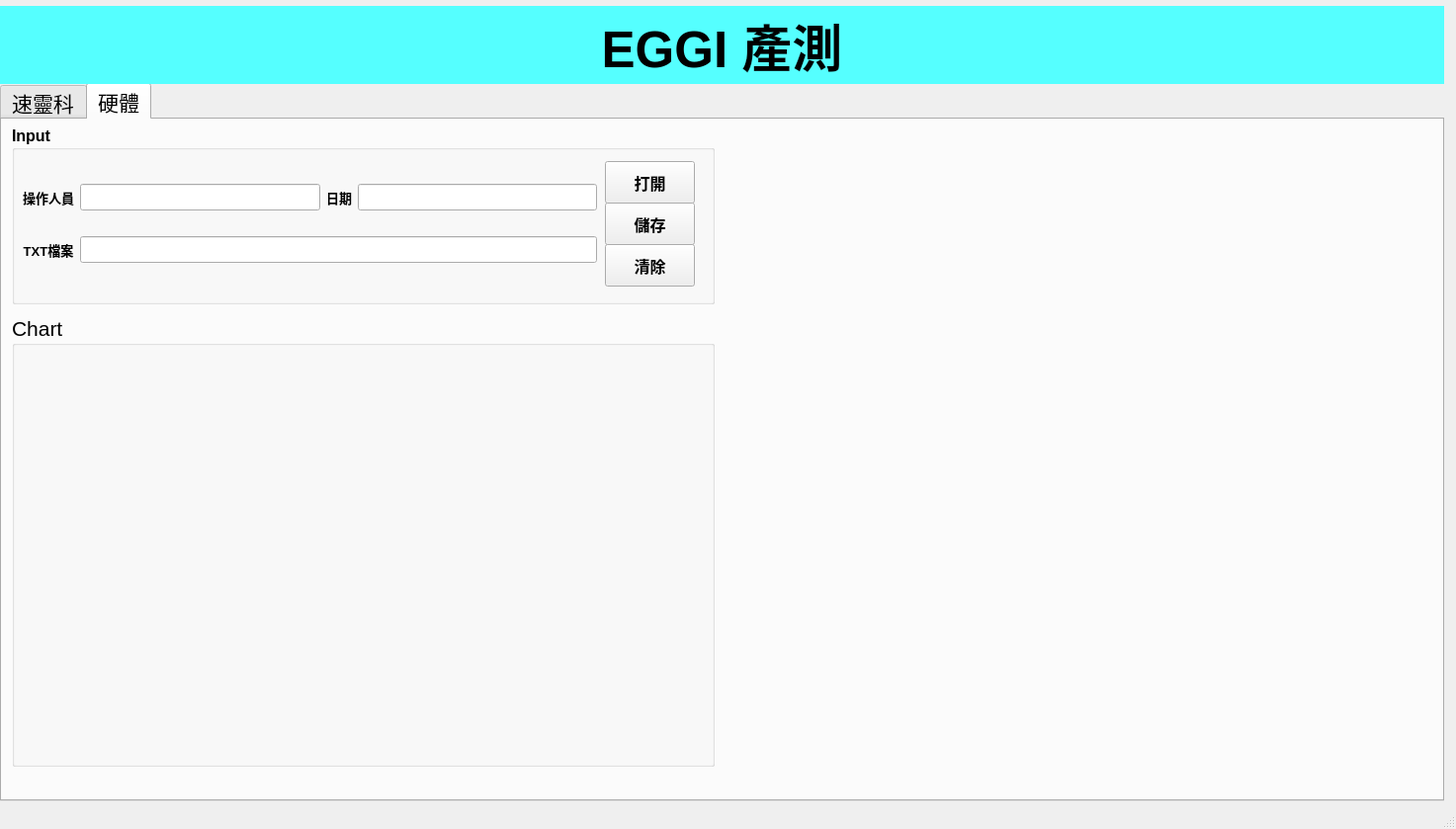
<?xml version="1.0" encoding="UTF-8"?>
<ui version="4.0">
 <class>MainWindow</class>
 <widget class="QMainWindow" name="MainWindow">
  <property name="geometry">
   <rect>
    <x>0</x>
    <y>0</y>
    <width>1473</width>
    <height>839</height>
   </rect>
  </property>
  <property name="windowTitle">
   <string>MainWindow</string>
  </property>
  <widget class="QWidget" name="centralwidget">
   <widget class="QTabWidget" name="tabWidget">
    <property name="geometry">
     <rect>
      <x>0</x>
      <y>84</y>
      <width>1461</width>
      <height>727</height>
     </rect>
    </property>
    <property name="font">
     <font>
      <pointsize>16</pointsize>
     </font>
    </property>
    <property name="currentIndex">
     <number>1</number>
    </property>
    <widget class="QWidget" name="tab_Sulink">
     <attribute name="title">
      <string>速靈科</string>
     </attribute>
     <widget class="QGroupBox" name="Input_box">
      <property name="geometry">
       <rect>
        <x>10</x>
        <y>6</y>
        <width>711</width>
        <height>181</height>
       </rect>
      </property>
      <property name="font">
       <font>
        <pointsize>12</pointsize>
        <weight>75</weight>
        <italic>false</italic>
        <bold>true</bold>
        <underline>false</underline>
        <strikeout>false</strikeout>
        <kerning>true</kerning>
       </font>
      </property>
      <property name="styleSheet">
       <string notr="true"/>
      </property>
      <property name="title">
       <string>Input</string>
      </property>
      <widget class="QPushButton" name="btn_opentxt">
       <property name="geometry">
        <rect>
         <x>600</x>
         <y>36</y>
         <width>91</width>
         <height>43</height>
        </rect>
       </property>
       <property name="font">
        <font>
         <pointsize>12</pointsize>
         <weight>75</weight>
         <italic>false</italic>
         <bold>true</bold>
         <underline>false</underline>
         <strikeout>false</strikeout>
         <kerning>true</kerning>
        </font>
       </property>
       <property name="text">
        <string>打開</string>
       </property>
      </widget>
      <widget class="QPushButton" name="btn_save">
       <property name="geometry">
        <rect>
         <x>600</x>
         <y>78</y>
         <width>91</width>
         <height>43</height>
        </rect>
       </property>
       <property name="font">
        <font>
         <pointsize>12</pointsize>
         <weight>75</weight>
         <italic>false</italic>
         <bold>true</bold>
         <underline>false</underline>
         <strikeout>false</strikeout>
         <kerning>true</kerning>
        </font>
       </property>
       <property name="text">
        <string>儲存</string>
       </property>
      </widget>
      <widget class="QPushButton" name="btn_clean">
       <property name="geometry">
        <rect>
         <x>600</x>
         <y>120</y>
         <width>91</width>
         <height>43</height>
        </rect>
       </property>
       <property name="font">
        <font>
         <pointsize>12</pointsize>
         <weight>75</weight>
         <italic>false</italic>
         <bold>true</bold>
         <underline>false</underline>
         <strikeout>false</strikeout>
         <kerning>true</kerning>
        </font>
       </property>
       <property name="text">
        <string>清除</string>
       </property>
      </widget>
      <widget class="QWidget" name="layoutWidget">
       <property name="geometry">
        <rect>
         <x>11</x>
         <y>39</y>
         <width>581</width>
         <height>121</height>
        </rect>
       </property>
       <layout class="QGridLayout" name="gridLayout_2">
        <item row="0" column="0">
         <widget class="QLabel" name="label_name">
          <property name="font">
           <font>
            <pointsize>10</pointsize>
            <weight>75</weight>
            <italic>false</italic>
            <bold>true</bold>
            <underline>false</underline>
            <strikeout>false</strikeout>
            <kerning>true</kerning>
           </font>
          </property>
          <property name="text">
           <string>操作人員</string>
          </property>
          <property name="alignment">
           <set>Qt::AlignCenter</set>
          </property>
         </widget>
        </item>
        <item row="0" column="1">
         <widget class="QLineEdit" name="input_name"/>
        </item>
        <item row="0" column="2">
         <widget class="QLabel" name="label_datetime">
          <property name="font">
           <font>
            <pointsize>10</pointsize>
            <weight>75</weight>
            <italic>false</italic>
            <bold>true</bold>
            <underline>false</underline>
            <strikeout>false</strikeout>
            <kerning>true</kerning>
           </font>
          </property>
          <property name="text">
           <string>日期</string>
          </property>
          <property name="alignment">
           <set>Qt::AlignCenter</set>
          </property>
         </widget>
        </item>
        <item row="0" column="3">
         <widget class="QLineEdit" name="output_datetime"/>
        </item>
        <item row="1" column="0">
         <widget class="QLabel" name="label_txt_2">
          <property name="font">
           <font>
            <pointsize>10</pointsize>
            <weight>75</weight>
            <italic>false</italic>
            <bold>true</bold>
            <underline>false</underline>
            <strikeout>false</strikeout>
            <kerning>true</kerning>
           </font>
          </property>
          <property name="text">
           <string>TXT檔案</string>
          </property>
          <property name="alignment">
           <set>Qt::AlignCenter</set>
          </property>
         </widget>
        </item>
        <item row="1" column="1" colspan="3">
         <widget class="QLineEdit" name="input_file"/>
        </item>
       </layout>
      </widget>
     </widget>
     <widget class="QGroupBox" name="Chart_box">
      <property name="geometry">
       <rect>
        <x>10</x>
        <y>192</y>
        <width>711</width>
        <height>481</height>
       </rect>
      </property>
      <property name="font">
       <font>
        <pointsize>12</pointsize>
        <weight>75</weight>
        <bold>true</bold>
       </font>
      </property>
      <property name="title">
       <string>Chart</string>
      </property>
      <widget class="QSplitter" name="splitter_2">
       <property name="geometry">
        <rect>
         <x>16</x>
         <y>156</y>
         <width>0</width>
         <height>0</height>
        </rect>
       </property>
       <property name="orientation">
        <enum>Qt::Vertical</enum>
       </property>
       <widget class="QWidget" name="widget_6" native="true">
        <property name="styleSheet">
         <string notr="true">background-color: rgb(255, 255, 255);</string>
        </property>
       </widget>
       <widget class="QWidget" name="widget_7" native="true">
        <property name="styleSheet">
         <string notr="true">background-color: rgb(255, 255, 255);</string>
        </property>
       </widget>
       <widget class="QWidget" name="widget_8" native="true">
        <property name="styleSheet">
         <string notr="true">background-color: rgb(255, 255, 255);</string>
        </property>
       </widget>
       <widget class="QWidget" name="widget_5" native="true">
        <property name="styleSheet">
         <string notr="true">background-color: rgb(255, 255, 255);</string>
        </property>
       </widget>
      </widget>
      <widget class="QWidget" name="layoutWidget_2">
       <property name="geometry">
        <rect>
         <x>10</x>
         <y>36</y>
         <width>691</width>
         <height>427</height>
        </rect>
       </property>
       <layout class="QGridLayout" name="gridLayout_3">
        <item row="3" column="1">
         <widget class="QPushButton" name="ch6_display">
          <property name="text">
           <string>顯示CH6</string>
          </property>
         </widget>
        </item>
        <item row="3" column="2">
         <widget class="QPushButton" name="ch7_display">
          <property name="text">
           <string>顯示CH7</string>
          </property>
         </widget>
        </item>
        <item row="3" column="3">
         <widget class="QPushButton" name="ch8_display">
          <property name="text">
           <string>顯示CH8</string>
          </property>
         </widget>
        </item>
        <item row="1" column="2">
         <widget class="QPushButton" name="ch3_display">
          <property name="text">
           <string>顯示CH3</string>
          </property>
         </widget>
        </item>
        <item row="0" column="2">
         <widget class="QGraphicsView" name="ch3_chart"/>
        </item>
        <item row="2" column="2">
         <widget class="QGraphicsView" name="ch7_chart"/>
        </item>
        <item row="2" column="3">
         <widget class="QGraphicsView" name="ch8_chart"/>
        </item>
        <item row="0" column="3">
         <widget class="QGraphicsView" name="ch4_chart"/>
        </item>
        <item row="1" column="0">
         <widget class="QPushButton" name="ch1_display">
          <property name="text">
           <string>顯示CH1</string>
          </property>
         </widget>
        </item>
        <item row="0" column="0">
         <widget class="QGraphicsView" name="ch1_chart"/>
        </item>
        <item row="2" column="1">
         <widget class="QGraphicsView" name="ch6_chart"/>
        </item>
        <item row="1" column="1">
         <widget class="QPushButton" name="ch2_display">
          <property name="text">
           <string>顯示CH2</string>
          </property>
         </widget>
        </item>
        <item row="2" column="0">
         <widget class="QGraphicsView" name="ch5_chart"/>
        </item>
        <item row="0" column="1">
         <widget class="QGraphicsView" name="ch2_chart"/>
        </item>
        <item row="3" column="0">
         <widget class="QPushButton" name="ch5_display">
          <property name="text">
           <string>顯示CH5</string>
          </property>
         </widget>
        </item>
        <item row="1" column="3">
         <widget class="QPushButton" name="ch4_display">
          <property name="text">
           <string>顯示CH4</string>
          </property>
         </widget>
        </item>
       </layout>
      </widget>
     </widget>
     <widget class="QGroupBox" name="Result_box">
      <property name="geometry">
       <rect>
        <x>730</x>
        <y>6</y>
        <width>711</width>
        <height>421</height>
       </rect>
      </property>
      <property name="font">
       <font>
        <pointsize>12</pointsize>
        <weight>75</weight>
        <bold>true</bold>
       </font>
      </property>
      <property name="title">
       <string>Result</string>
      </property>
      <widget class="QWidget" name="layoutWidget_3">
       <property name="geometry">
        <rect>
         <x>12</x>
         <y>36</y>
         <width>681</width>
         <height>370</height>
        </rect>
       </property>
       <layout class="QGridLayout" name="gridLayout">
        <item row="6" column="0">
         <widget class="QLabel" name="label_ch6">
          <property name="font">
           <font>
            <pointsize>16</pointsize>
            <weight>75</weight>
            <bold>true</bold>
           </font>
          </property>
          <property name="text">
           <string>CH6</string>
          </property>
          <property name="alignment">
           <set>Qt::AlignCenter</set>
          </property>
         </widget>
        </item>
        <item row="7" column="4">
         <widget class="QLineEdit" name="ch7_T_Off">
          <property name="alignment">
           <set>Qt::AlignCenter</set>
          </property>
         </widget>
        </item>
        <item row="5" column="1">
         <widget class="QPushButton" name="ch5_qrcode">
          <property name="text">
           <string>檢測CH5</string>
          </property>
         </widget>
        </item>
        <item row="2" column="5">
         <widget class="QLineEdit" name="ch2_slope">
          <property name="alignment">
           <set>Qt::AlignCenter</set>
          </property>
         </widget>
        </item>
        <item row="4" column="5">
         <widget class="QLineEdit" name="ch4_slope">
          <property name="alignment">
           <set>Qt::AlignCenter</set>
          </property>
         </widget>
        </item>
        <item row="3" column="2">
         <widget class="QLineEdit" name="ch3_qrcodelable">
          <property name="alignment">
           <set>Qt::AlignCenter</set>
          </property>
         </widget>
        </item>
        <item row="1" column="6">
         <widget class="QLineEdit" name="ch1_PF">
          <property name="alignment">
           <set>Qt::AlignCenter</set>
          </property>
         </widget>
        </item>
        <item row="1" column="5">
         <widget class="QLineEdit" name="ch1_slope">
          <property name="alignment">
           <set>Qt::AlignCenter</set>
          </property>
         </widget>
        </item>
        <item row="3" column="1">
         <widget class="QPushButton" name="ch3_qrcode">
          <property name="text">
           <string>檢測CH3</string>
          </property>
         </widget>
        </item>
        <item row="4" column="6">
         <widget class="QLineEdit" name="ch4_PF">
          <property name="alignment">
           <set>Qt::AlignCenter</set>
          </property>
         </widget>
        </item>
        <item row="2" column="4">
         <widget class="QLineEdit" name="ch2_T_Off">
          <property name="alignment">
           <set>Qt::AlignCenter</set>
          </property>
         </widget>
        </item>
        <item row="7" column="5">
         <widget class="QLineEdit" name="ch7_slope">
          <property name="alignment">
           <set>Qt::AlignCenter</set>
          </property>
         </widget>
        </item>
        <item row="2" column="1">
         <widget class="QPushButton" name="ch2_qrcode">
          <property name="text">
           <string>檢測CH2</string>
          </property>
         </widget>
        </item>
        <item row="2" column="2">
         <widget class="QLineEdit" name="ch2_qrcodelable">
          <property name="alignment">
           <set>Qt::AlignCenter</set>
          </property>
         </widget>
        </item>
        <item row="4" column="1">
         <widget class="QPushButton" name="ch4_qrcode">
          <property name="text">
           <string>檢測CH4</string>
          </property>
         </widget>
        </item>
        <item row="1" column="4">
         <widget class="QLineEdit" name="ch1_T_Off">
          <property name="alignment">
           <set>Qt::AlignCenter</set>
          </property>
         </widget>
        </item>
        <item row="0" column="3">
         <widget class="QLabel" name="label_T_On">
          <property name="font">
           <font>
            <pointsize>14</pointsize>
            <weight>50</weight>
            <bold>false</bold>
           </font>
          </property>
          <property name="text">
           <string>T_On</string>
          </property>
          <property name="alignment">
           <set>Qt::AlignCenter</set>
          </property>
         </widget>
        </item>
        <item row="1" column="3">
         <widget class="QLineEdit" name="ch1_T_On">
          <property name="alignment">
           <set>Qt::AlignCenter</set>
          </property>
         </widget>
        </item>
        <item row="7" column="3">
         <widget class="QLineEdit" name="ch7_T_On">
          <property name="alignment">
           <set>Qt::AlignCenter</set>
          </property>
         </widget>
        </item>
        <item row="7" column="1">
         <widget class="QPushButton" name="ch7_qrcode">
          <property name="text">
           <string>檢測CH7</string>
          </property>
         </widget>
        </item>
        <item row="4" column="0">
         <widget class="QLabel" name="label_ch4">
          <property name="font">
           <font>
            <pointsize>16</pointsize>
            <weight>75</weight>
            <bold>true</bold>
           </font>
          </property>
          <property name="text">
           <string>CH4</string>
          </property>
          <property name="alignment">
           <set>Qt::AlignCenter</set>
          </property>
         </widget>
        </item>
        <item row="6" column="2">
         <widget class="QLineEdit" name="ch6_qrcodelable">
          <property name="alignment">
           <set>Qt::AlignCenter</set>
          </property>
         </widget>
        </item>
        <item row="3" column="6">
         <widget class="QLineEdit" name="ch3_PF">
          <property name="alignment">
           <set>Qt::AlignCenter</set>
          </property>
         </widget>
        </item>
        <item row="8" column="1">
         <widget class="QPushButton" name="ch8_qrcode">
          <property name="text">
           <string>檢測CH8</string>
          </property>
         </widget>
        </item>
        <item row="3" column="5">
         <widget class="QLineEdit" name="ch3_slope">
          <property name="alignment">
           <set>Qt::AlignCenter</set>
          </property>
         </widget>
        </item>
        <item row="5" column="2">
         <widget class="QLineEdit" name="ch5_qrcodelable">
          <property name="alignment">
           <set>Qt::AlignCenter</set>
          </property>
         </widget>
        </item>
        <item row="8" column="4">
         <widget class="QLineEdit" name="ch8_T_Off">
          <property name="alignment">
           <set>Qt::AlignCenter</set>
          </property>
         </widget>
        </item>
        <item row="5" column="4">
         <widget class="QLineEdit" name="ch5_T_Off">
          <property name="alignment">
           <set>Qt::AlignCenter</set>
          </property>
         </widget>
        </item>
        <item row="6" column="4">
         <widget class="QLineEdit" name="ch6_T_Off">
          <property name="alignment">
           <set>Qt::AlignCenter</set>
          </property>
         </widget>
        </item>
        <item row="8" column="3">
         <widget class="QLineEdit" name="ch8_T_On">
          <property name="alignment">
           <set>Qt::AlignCenter</set>
          </property>
         </widget>
        </item>
        <item row="7" column="6">
         <widget class="QLineEdit" name="ch7_PF">
          <property name="alignment">
           <set>Qt::AlignCenter</set>
          </property>
         </widget>
        </item>
        <item row="5" column="0">
         <widget class="QLabel" name="label_ch5">
          <property name="font">
           <font>
            <pointsize>16</pointsize>
            <weight>75</weight>
            <bold>true</bold>
           </font>
          </property>
          <property name="text">
           <string>CH5</string>
          </property>
          <property name="alignment">
           <set>Qt::AlignCenter</set>
          </property>
         </widget>
        </item>
        <item row="6" column="1">
         <widget class="QPushButton" name="ch6_qrcode">
          <property name="text">
           <string>檢測CH6</string>
          </property>
         </widget>
        </item>
        <item row="4" column="4">
         <widget class="QLineEdit" name="ch4_T_Off">
          <property name="alignment">
           <set>Qt::AlignCenter</set>
          </property>
         </widget>
        </item>
        <item row="3" column="4">
         <widget class="QLineEdit" name="ch3_T_Off">
          <property name="alignment">
           <set>Qt::AlignCenter</set>
          </property>
         </widget>
        </item>
        <item row="7" column="0">
         <widget class="QLabel" name="label_ch7">
          <property name="font">
           <font>
            <pointsize>16</pointsize>
            <weight>75</weight>
            <bold>true</bold>
           </font>
          </property>
          <property name="text">
           <string>CH7</string>
          </property>
          <property name="alignment">
           <set>Qt::AlignCenter</set>
          </property>
         </widget>
        </item>
        <item row="0" column="6">
         <widget class="QLabel" name="label_T_On_14">
          <property name="font">
           <font>
            <pointsize>14</pointsize>
            <weight>50</weight>
            <bold>false</bold>
           </font>
          </property>
          <property name="text">
           <string>PASS/FAIL</string>
          </property>
          <property name="alignment">
           <set>Qt::AlignCenter</set>
          </property>
         </widget>
        </item>
        <item row="3" column="0">
         <widget class="QLabel" name="label_ch3">
          <property name="font">
           <font>
            <pointsize>16</pointsize>
            <weight>75</weight>
            <bold>true</bold>
           </font>
          </property>
          <property name="text">
           <string>CH3</string>
          </property>
          <property name="alignment">
           <set>Qt::AlignCenter</set>
          </property>
         </widget>
        </item>
        <item row="0" column="4">
         <widget class="QLabel" name="label_T_Off">
          <property name="font">
           <font>
            <pointsize>14</pointsize>
            <weight>50</weight>
            <bold>false</bold>
           </font>
          </property>
          <property name="text">
           <string>T_Off</string>
          </property>
          <property name="alignment">
           <set>Qt::AlignCenter</set>
          </property>
         </widget>
        </item>
        <item row="4" column="3">
         <widget class="QLineEdit" name="ch4_T_On">
          <property name="alignment">
           <set>Qt::AlignCenter</set>
          </property>
         </widget>
        </item>
        <item row="8" column="2">
         <widget class="QLineEdit" name="ch8_qrcodelable">
          <property name="alignment">
           <set>Qt::AlignCenter</set>
          </property>
         </widget>
        </item>
        <item row="8" column="0">
         <widget class="QLabel" name="label_ch8">
          <property name="font">
           <font>
            <pointsize>16</pointsize>
            <weight>75</weight>
            <bold>true</bold>
           </font>
          </property>
          <property name="text">
           <string>CH8</string>
          </property>
          <property name="alignment">
           <set>Qt::AlignCenter</set>
          </property>
         </widget>
        </item>
        <item row="2" column="0">
         <widget class="QLabel" name="label_ch2">
          <property name="font">
           <font>
            <pointsize>16</pointsize>
            <weight>75</weight>
            <bold>true</bold>
           </font>
          </property>
          <property name="text">
           <string>CH2</string>
          </property>
          <property name="alignment">
           <set>Qt::AlignCenter</set>
          </property>
         </widget>
        </item>
        <item row="1" column="0">
         <widget class="QLabel" name="label_ch1">
          <property name="font">
           <font>
            <pointsize>16</pointsize>
            <weight>75</weight>
            <bold>true</bold>
           </font>
          </property>
          <property name="text">
           <string>CH1</string>
          </property>
          <property name="alignment">
           <set>Qt::AlignCenter</set>
          </property>
         </widget>
        </item>
        <item row="0" column="1">
         <widget class="QLabel" name="label_qrcode_2">
          <property name="font">
           <font>
            <pointsize>14</pointsize>
            <weight>50</weight>
            <bold>false</bold>
           </font>
          </property>
          <property name="text">
           <string>READ</string>
          </property>
          <property name="alignment">
           <set>Qt::AlignCenter</set>
          </property>
         </widget>
        </item>
        <item row="0" column="2">
         <widget class="QLabel" name="label_qrcode">
          <property name="font">
           <font>
            <pointsize>14</pointsize>
            <weight>50</weight>
            <bold>false</bold>
           </font>
          </property>
          <property name="text">
           <string>QRCODE</string>
          </property>
          <property name="alignment">
           <set>Qt::AlignCenter</set>
          </property>
         </widget>
        </item>
        <item row="7" column="2">
         <widget class="QLineEdit" name="ch7_qrcodelable">
          <property name="alignment">
           <set>Qt::AlignCenter</set>
          </property>
         </widget>
        </item>
        <item row="6" column="6">
         <widget class="QLineEdit" name="ch6_PF">
          <property name="alignment">
           <set>Qt::AlignCenter</set>
          </property>
         </widget>
        </item>
        <item row="1" column="1">
         <widget class="QPushButton" name="ch1_qrcode">
          <property name="text">
           <string>檢測CH1</string>
          </property>
         </widget>
        </item>
        <item row="2" column="3">
         <widget class="QLineEdit" name="ch2_T_On">
          <property name="alignment">
           <set>Qt::AlignCenter</set>
          </property>
         </widget>
        </item>
        <item row="2" column="6">
         <widget class="QLineEdit" name="ch2_PF">
          <property name="alignment">
           <set>Qt::AlignCenter</set>
          </property>
         </widget>
        </item>
        <item row="3" column="3">
         <widget class="QLineEdit" name="ch3_T_On">
          <property name="alignment">
           <set>Qt::AlignCenter</set>
          </property>
         </widget>
        </item>
        <item row="8" column="6">
         <widget class="QLineEdit" name="ch8_PF">
          <property name="alignment">
           <set>Qt::AlignCenter</set>
          </property>
         </widget>
        </item>
        <item row="1" column="2">
         <widget class="QLineEdit" name="ch1_qrcodelable">
          <property name="alignment">
           <set>Qt::AlignCenter</set>
          </property>
         </widget>
        </item>
        <item row="6" column="5">
         <widget class="QLineEdit" name="ch6_slope">
          <property name="alignment">
           <set>Qt::AlignCenter</set>
          </property>
         </widget>
        </item>
        <item row="4" column="2">
         <widget class="QLineEdit" name="ch4_qrcodelable">
          <property name="alignment">
           <set>Qt::AlignCenter</set>
          </property>
         </widget>
        </item>
        <item row="5" column="5">
         <widget class="QLineEdit" name="ch5_slope">
          <property name="alignment">
           <set>Qt::AlignCenter</set>
          </property>
         </widget>
        </item>
        <item row="5" column="3">
         <widget class="QLineEdit" name="ch5_T_On">
          <property name="alignment">
           <set>Qt::AlignCenter</set>
          </property>
         </widget>
        </item>
        <item row="5" column="6">
         <widget class="QLineEdit" name="ch5_PF">
          <property name="alignment">
           <set>Qt::AlignCenter</set>
          </property>
         </widget>
        </item>
        <item row="6" column="3">
         <widget class="QLineEdit" name="ch6_T_On">
          <property name="alignment">
           <set>Qt::AlignCenter</set>
          </property>
         </widget>
        </item>
        <item row="8" column="5">
         <widget class="QLineEdit" name="ch8_slope">
          <property name="alignment">
           <set>Qt::AlignCenter</set>
          </property>
         </widget>
        </item>
        <item row="0" column="5">
         <widget class="QLabel" name="label_Slope">
          <property name="font">
           <font>
            <pointsize>14</pointsize>
            <weight>50</weight>
            <bold>false</bold>
           </font>
          </property>
          <property name="text">
           <string>Slope</string>
          </property>
          <property name="alignment">
           <set>Qt::AlignCenter</set>
          </property>
         </widget>
        </item>
       </layout>
      </widget>
     </widget>
     <widget class="QGroupBox" name="groupBox">
      <property name="geometry">
       <rect>
        <x>730</x>
        <y>426</y>
        <width>711</width>
        <height>247</height>
       </rect>
      </property>
      <property name="font">
       <font>
        <pointsize>12</pointsize>
        <weight>75</weight>
        <bold>true</bold>
       </font>
      </property>
      <property name="title">
       <string>Output</string>
      </property>
      <widget class="QTextBrowser" name="textBrowser">
       <property name="geometry">
        <rect>
         <x>10</x>
         <y>30</y>
         <width>691</width>
         <height>205</height>
        </rect>
       </property>
       <property name="html">
        <string>&lt;!DOCTYPE HTML PUBLIC &quot;-//W3C//DTD HTML 4.0//EN&quot; &quot;http://www.w3.org/TR/REC-html40/strict.dtd&quot;&gt;
&lt;html&gt;&lt;head&gt;&lt;meta name=&quot;qrichtext&quot; content=&quot;1&quot; /&gt;&lt;style type=&quot;text/css&quot;&gt;
p, li { white-space: pre-wrap; }
&lt;/style&gt;&lt;/head&gt;&lt;body style=&quot; font-family:'MS Shell Dlg 2'; font-size:12pt; font-weight:600; font-style:normal;&quot;&gt;
&lt;p style=&quot;-qt-paragraph-type:empty; margin-top:0px; margin-bottom:0px; margin-left:0px; margin-right:0px; -qt-block-indent:0; text-indent:0px;&quot;&gt;&lt;br /&gt;&lt;/p&gt;&lt;/body&gt;&lt;/html&gt;</string>
       </property>
      </widget>
     </widget>
    </widget>
    <widget class="QWidget" name="tab_hardware">
     <attribute name="title">
      <string>硬體</string>
     </attribute>
     <widget class="QGroupBox" name="Input_box_2">
      <property name="geometry">
       <rect>
        <x>10</x>
        <y>6</y>
        <width>711</width>
        <height>181</height>
       </rect>
      </property>
      <property name="font">
       <font>
        <pointsize>12</pointsize>
        <weight>75</weight>
        <italic>false</italic>
        <bold>true</bold>
        <underline>false</underline>
        <strikeout>false</strikeout>
        <kerning>true</kerning>
       </font>
      </property>
      <property name="styleSheet">
       <string notr="true"/>
      </property>
      <property name="title">
       <string>Input</string>
      </property>
      <widget class="QPushButton" name="btn_opentxt_2">
       <property name="geometry">
        <rect>
         <x>600</x>
         <y>36</y>
         <width>91</width>
         <height>43</height>
        </rect>
       </property>
       <property name="font">
        <font>
         <pointsize>12</pointsize>
         <weight>75</weight>
         <italic>false</italic>
         <bold>true</bold>
         <underline>false</underline>
         <strikeout>false</strikeout>
         <kerning>true</kerning>
        </font>
       </property>
       <property name="text">
        <string>打開</string>
       </property>
      </widget>
      <widget class="QPushButton" name="btn_save_2">
       <property name="geometry">
        <rect>
         <x>600</x>
         <y>78</y>
         <width>91</width>
         <height>43</height>
        </rect>
       </property>
       <property name="font">
        <font>
         <pointsize>12</pointsize>
         <weight>75</weight>
         <italic>false</italic>
         <bold>true</bold>
         <underline>false</underline>
         <strikeout>false</strikeout>
         <kerning>true</kerning>
        </font>
       </property>
       <property name="text">
        <string>儲存</string>
       </property>
      </widget>
      <widget class="QPushButton" name="btn_clean_2">
       <property name="geometry">
        <rect>
         <x>600</x>
         <y>120</y>
         <width>91</width>
         <height>43</height>
        </rect>
       </property>
       <property name="font">
        <font>
         <pointsize>12</pointsize>
         <weight>75</weight>
         <italic>false</italic>
         <bold>true</bold>
         <underline>false</underline>
         <strikeout>false</strikeout>
         <kerning>true</kerning>
        </font>
       </property>
       <property name="text">
        <string>清除</string>
       </property>
      </widget>
      <widget class="QWidget" name="layoutWidget_4">
       <property name="geometry">
        <rect>
         <x>11</x>
         <y>39</y>
         <width>581</width>
         <height>121</height>
        </rect>
       </property>
       <layout class="QGridLayout" name="gridLayout_4">
        <item row="0" column="0">
         <widget class="QLabel" name="label_name_2">
          <property name="font">
           <font>
            <pointsize>10</pointsize>
            <weight>75</weight>
            <italic>false</italic>
            <bold>true</bold>
            <underline>false</underline>
            <strikeout>false</strikeout>
            <kerning>true</kerning>
           </font>
          </property>
          <property name="text">
           <string>操作人員</string>
          </property>
          <property name="alignment">
           <set>Qt::AlignCenter</set>
          </property>
         </widget>
        </item>
        <item row="0" column="1">
         <widget class="QLineEdit" name="input_name_2"/>
        </item>
        <item row="0" column="2">
         <widget class="QLabel" name="label_datetime_2">
          <property name="font">
           <font>
            <pointsize>10</pointsize>
            <weight>75</weight>
            <italic>false</italic>
            <bold>true</bold>
            <underline>false</underline>
            <strikeout>false</strikeout>
            <kerning>true</kerning>
           </font>
          </property>
          <property name="text">
           <string>日期</string>
          </property>
          <property name="alignment">
           <set>Qt::AlignCenter</set>
          </property>
         </widget>
        </item>
        <item row="0" column="3">
         <widget class="QLineEdit" name="output_datetime_2"/>
        </item>
        <item row="1" column="0">
         <widget class="QLabel" name="label_txt_3">
          <property name="font">
           <font>
            <pointsize>10</pointsize>
            <weight>75</weight>
            <italic>false</italic>
            <bold>true</bold>
            <underline>false</underline>
            <strikeout>false</strikeout>
            <kerning>true</kerning>
           </font>
          </property>
          <property name="text">
           <string>TXT檔案</string>
          </property>
          <property name="alignment">
           <set>Qt::AlignCenter</set>
          </property>
         </widget>
        </item>
        <item row="1" column="1" colspan="3">
         <widget class="QLineEdit" name="input_file_2"/>
        </item>
       </layout>
      </widget>
     </widget>
     <widget class="QGroupBox" name="groupBox_2">
      <property name="geometry">
       <rect>
        <x>10</x>
        <y>198</y>
        <width>711</width>
        <height>457</height>
       </rect>
      </property>
      <property name="title">
       <string>Chart</string>
      </property>
     </widget>
    </widget>
   </widget>
   <widget class="QLabel" name="EGGI_Title">
    <property name="geometry">
     <rect>
      <x>0</x>
      <y>6</y>
      <width>1461</width>
      <height>79</height>
     </rect>
    </property>
    <property name="font">
     <font>
      <pointsize>38</pointsize>
      <weight>75</weight>
      <bold>true</bold>
      <underline>false</underline>
     </font>
    </property>
    <property name="cursor">
     <cursorShape>ArrowCursor</cursorShape>
    </property>
    <property name="styleSheet">
     <string notr="true">background-color: rgb(85, 255, 255);</string>
    </property>
    <property name="text">
     <string>EGGI 產測</string>
    </property>
    <property name="alignment">
     <set>Qt::AlignCenter</set>
    </property>
   </widget>
  </widget>
  <widget class="QStatusBar" name="statusbar"/>
 </widget>
 <resources/>
 <connections/>
</ui>
